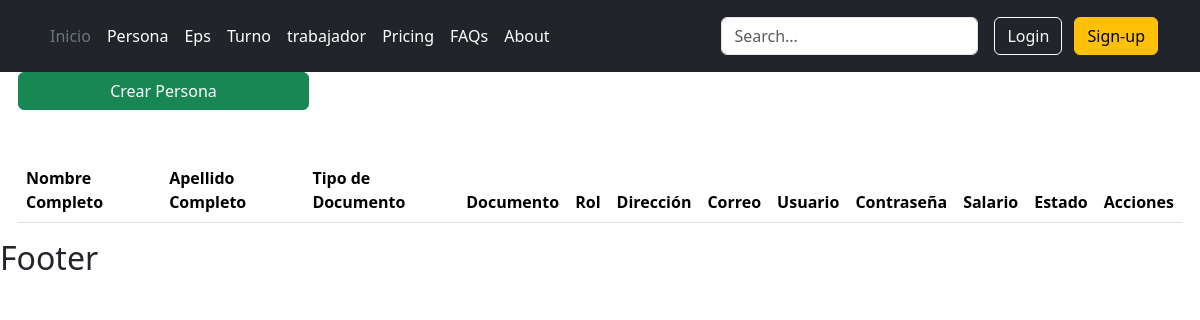
/usuarios/persona/, run on an earlier commit of the app's database.
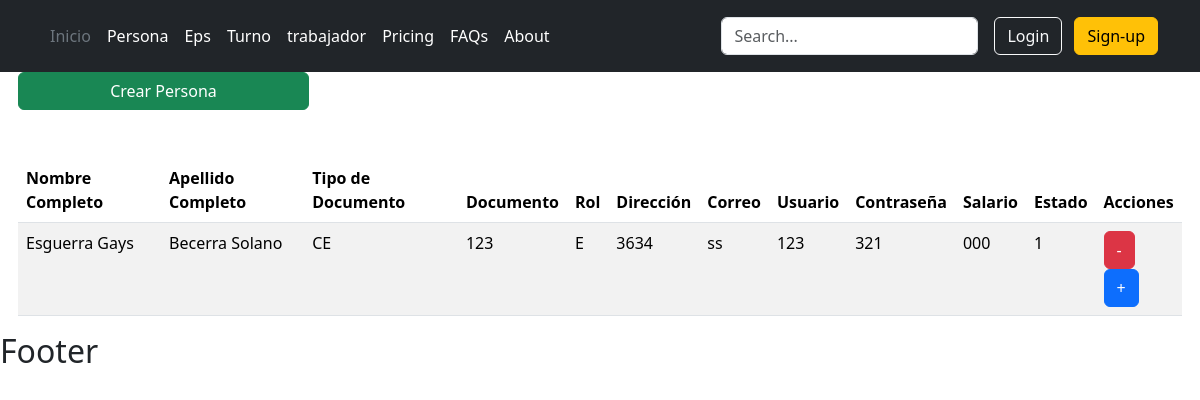
And on a later commit of the database.
### usuario/models.py (models this page shows, shortened)
class Persona(models.Model):
    nombre= models.CharField(max_length=45,verbose_name="Nombres Completo:")
    apellido= models.CharField(max_length=45,verbose_name="Apellidos Completos:")
    class TipoDocumento(models.TextChoices):
        CEDULA='CC',_("Cédula")
        CEDULA_EXTRANJERIA='CE',_("Cédula de Extrangería")
    tipo_documento=models.CharField(max_length=2,choices=TipoDocumento.choices,verbose_name="Tipo de Documento:")
    documento=models.PositiveIntegerField(verbose_name="Documento:")
    class Rol(models.TextChoices):
        INSTRUCTOR='E',_("Empleado")
        APRENDIZ='A',_("Administrador")
    rol=models.CharField(max_length=1,choices=Rol.choices,verbose_name="Rol:")
    direccion=models.CharField(max_length=45,verbose_name="Dirección:")
    correo=models.CharField(max_length=45,verbose_name="Correo electronico:")
    usuario=models.CharField(max_length=45,verbose_name="Usuario:")
    contrasena=models.CharField(max_length=45,verbose_name="Contraseña:")
    salario=models.CharField(max_length=45,verbose_name="Salario:")
    class Estado(models.TextChoices):
        ACTIVO='1',_("Activo")
        INACTIVO='0',_("Inactivo")
    estado=models.CharField(max_length=1,choices=Estado.choices,default=Estado.ACTIVO,verbose_name="Estado")
    class Meta:
        verbose_name_plural = "Personas"

### usuario/views.py (the view)
# urls.py: path('persona/', persona_listar, name="persona" ),
def persona_listar(request):
    titulo="Persona"
    persona= Persona.objects.all()
    context={
        "titulo":titulo,
        "personas":persona
    }
    return render(request,"usuarios/persona/listar.html", context)

### base/templates/usuarios/persona/listar.html
{% extends 'partials/body.html' %}
{% block contenido %}
<a href="{% url 'persona-crear' %}" class="btn btn-success w-25"
  >Crear {{titulo}}</a
>
<table class="table table-striped table-hover">
  <thead>
    <tr>
      <th>Nombre Completo</th>
      <th>Apellido Completo</th>
      <th>Tipo de Documento</th>
      <th>Documento</th>
      <th>Rol</th>
      <th>Dirección</th>
      <th>Correo</th>
      <th>Usuario</th>
      <th>Contraseña</th>
      <th>Salario</th>
      <th>Estado</th>
      <th>Acciones</th>
    </tr>
  </thead>
  <tbody>
    {% for persona in personas %} {% if persona.estado != "0" %}
    <tr>
      <td>{{persona.nombre}}</td>
      <td>{{persona.apellido}}</td>
      <td>{{persona.tipo_documento}}</td>
      <td>{{persona.documento}}</td>
      <td>{{persona.rol}}</td>
      <td>{{persona.direccion}}</td>
      <td>{{persona.correo}}</td>
      <td>{{persona.usuario}}</td>
      <td>{{persona.contrasena}}</td>
      <td>{{persona.salario}}</td>
      <td>{{persona.estado}}</td>
      <td>
        <a
          class="btn btn-danger"
          href="{% url 'persona-eliminar' persona.id %}"
          >-</a
        >
        <a
          class="btn btn-primary"
          href="{% url 'persona-modificar' persona.id %}"
          >+</a
        >
      </td>
    </tr>
    {% endif %} {% endfor %}
  </tbody>
</table>
{% endblock contenido %}

### base/templates/partials/body.html (shortened to what this page needs)
{% load django_bootstrap5 %}
<!DOCTYPE html>
<html lang="es">
  <head>
    {% bootstrap_css %} {% bootstrap_javascript %}
    <link
      rel="stylesheet"
      type="text/css"
      href="//cdn.jsdelivr.net/npm/slick-carousel@1.8.1/slick/slick.css"
    />
  </head>
  <body>
    {% include 'partials/header.html' %}
    <div class="container">
      <div class="row g-5">{% block contenido %} {% endblock contenido %}</div>
    </div>
    {% include 'partials/footer.html' %}
  </body>
</html>

### base/templates/partials/header.html (shortened to what this page needs)
{% load static %}
<header class="p-3 bg-dark text-white">
  <div class="container">
    <div
      class="d-flex flex-wrap align-items-center justify-content-center justify-content-lg-start"
    >
      <ul
        class="nav col-12 col-lg-auto me-lg-auto mb-2 justify-content-center mb-md-0"
      >
        <li>
          <a href="{% url 'index' %}" class="nav-link px-2 text-secondary"
            >Inicio</a
          >
        </li>
        <li>
          <a href="{% url 'persona' %}" class="nav-link px-2 text-white"
            >Persona</a
          >
        </li>
        <li>
          <a href="{% url 'eps' %}" class="nav-link px-2 text-white">Eps</a>
        </li>
        <li>
          <a href="{% url 'turno' %}" class="nav-link px-2 text-white">Turno</a>
        </li>
        <li>
          <a href="{% url 'trabajador' %}" class="nav-link px-2 text-white"
            >trabajador</a
          >
        </li>
        <li><a href="#" class="nav-link px-2 text-white">Pricing</a></li>
        <li><a href="#" class="nav-link px-2 text-white">FAQs</a></li>
        <li><a href="#" class="nav-link px-2 text-white">About</a></li>
      </ul>
      <form class="col-12 col-lg-auto mb-3 mb-lg-0 me-lg-3">
        <input
          type="search"
          class="form-control form-control-dark"
          placeholder="Search..."
          aria-label="Search"
        />
      </form>
      <div class="text-end">
        <button type="button" class="btn btn-outline-light me-2">Login</button>
        <button type="button" class="btn btn-warning">Sign-up</button>
      </div>
    </div>
  </div>
</header>

### base/templates/partials/footer.html
<h2>Footer</h2>

What changed in the data, as far as the page shows it:
added Persona: nombre "Esguerra Gays", apellido "Becerra Solano", tipo_documento "CE", documento "123", rol "E", direccion "3634", correo "ss", usuario "123", contrasena "321", salario "000", estado "1"
